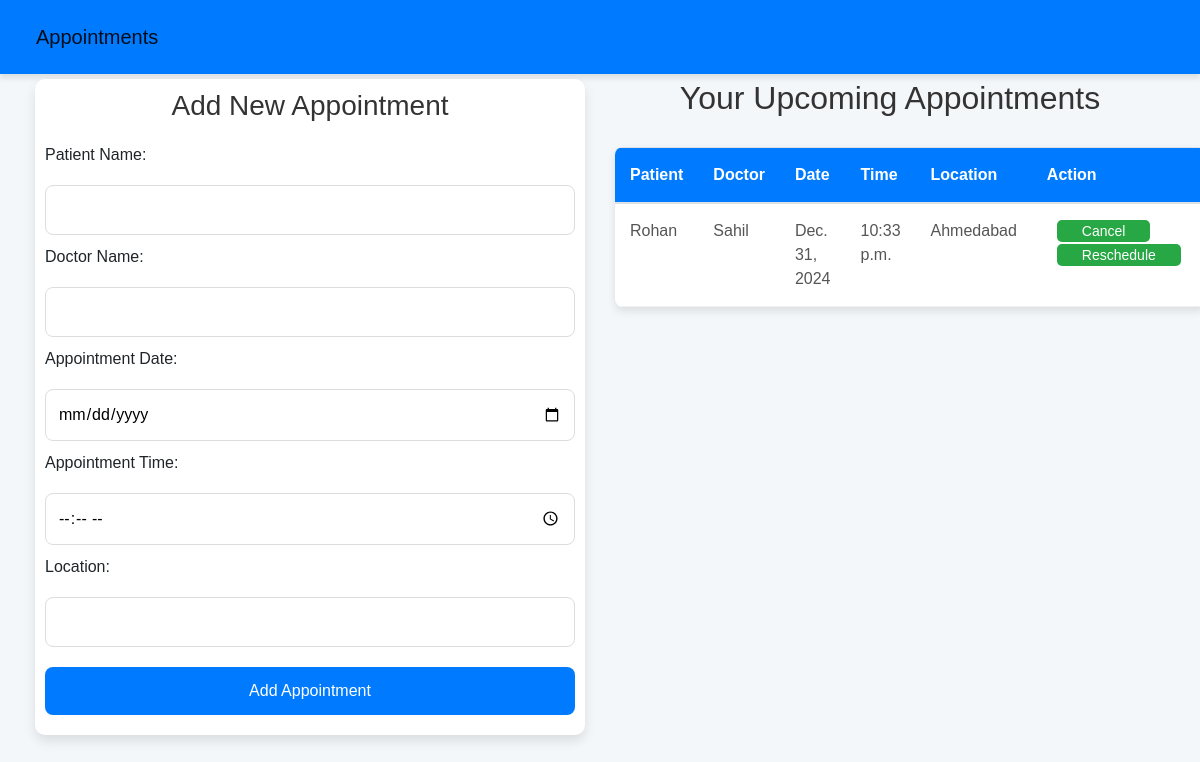
The app's page /users/appointments/, older data.
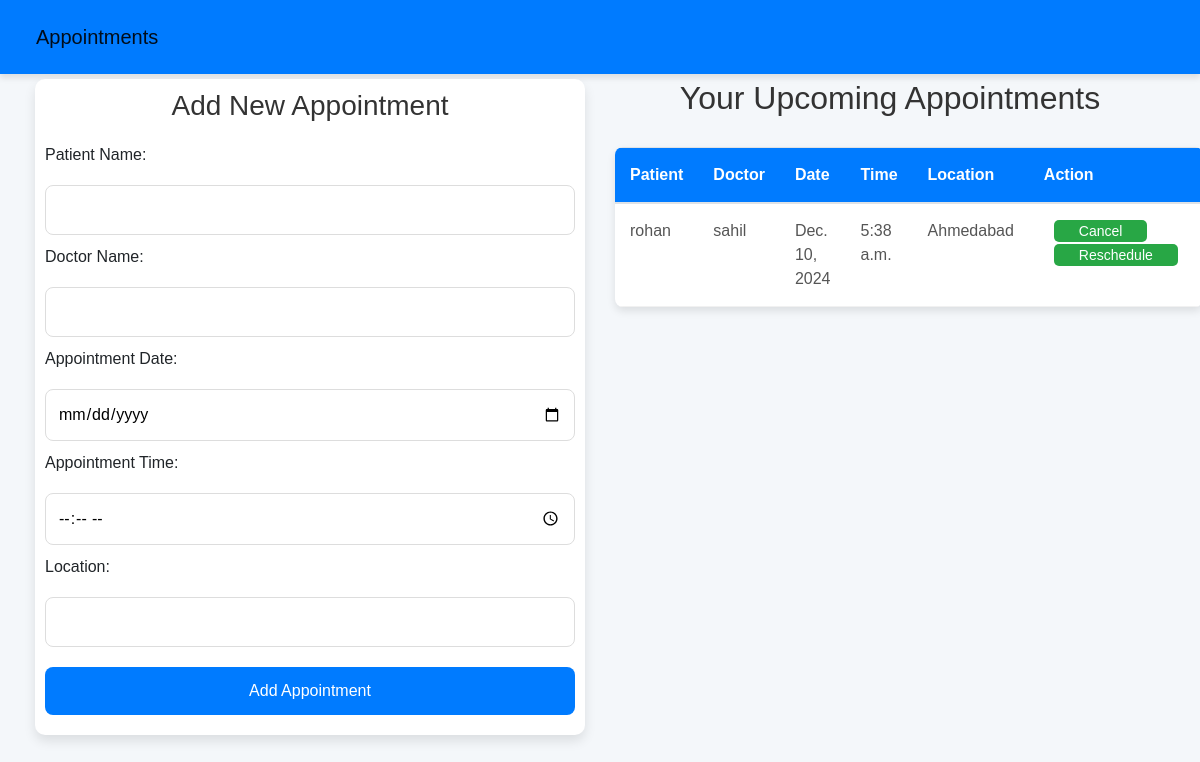
The same page, newer data.
### users/models.py (models this page shows, shortened)
class Appointment(models.Model):
    patient_name = models.CharField(max_length=100, default="Unknown")
    doctor_name = models.CharField(max_length=100)
    appointment_date = models.DateField()
    appointment_time = models.TimeField()
    location = models.CharField(max_length=255)

### users/views.py (the view)
# urls.py: path('appointments/', views.appointments, name='appointments'),
def appointments(request):
    if request.method == "POST":
        form = AppointmentForm(request.POST)
        if form.is_valid():
            form.save()
            return redirect('appointments')  # Redirect to the same page after saving the appointment
    else:
        form = AppointmentForm()
    appointments_list = Appointment.objects.all()
    return render(request, 'appointments.html', {'form': form, 'appointments': appointments_list})

### users/forms.py
class AppointmentForm(forms.ModelForm):
    class Meta:
        model = Appointment
        fields = ['patient_name','doctor_name', 'appointment_date', 'appointment_time', 'location']
        widgets = {
            'appointment_date': forms.DateInput(attrs={'type': 'date'}),
            'appointment_time': forms.TimeInput(attrs={'type': 'time'}),
        }

### templates/users/appointments.html (shortened to what this page needs)
<!DOCTYPE html>
<html lang="en">
<head>
    <link href="https://stackpath.bootstrapcdn.com/bootstrap/4.5.2/css/bootstrap.min.css" rel="stylesheet">
</head>
<body>
    <nav class="navbar navbar-expand-lg navbar-light">
        <a class="navbar-brand" href="#">Appointments</a>
    </nav>
    <div class="container">
        <div class="row">
            <div class="col-md-6">
                <div class="appointment-form">
                    <h3>Add New Appointment</h3>
                    <form method="POST">
                        <label for="patient_name">Patient Name:</label>
                        <input type="text" id="patient_name" name="patient_name" required>
                        <label for="doctor_name">Doctor Name:</label>
                        <input type="text" id="doctor_name" name="doctor_name" required>
                        <label for="appointment_date">Appointment Date:</label>
                        <input type="date" id="appointment_date" name="appointment_date" required>
                        <label for="appointment_time">Appointment Time:</label>
                        <input type="time" id="appointment_time" name="appointment_time" required>
                        <label for="location">Location:</label>
                        <input type="text" id="location" name="location" required>
                        <button type="submit" class="btn btn-primary">Add Appointment</button>
                    </form>
                </div>
            </div>
            <div class="col-md-6">
                <h2>Your Upcoming Appointments</h2>
                <table class="appointments-table table">
                    <thead>
                        <tr>
                            <th>Patient</th>
                            <th>Doctor</th>
                            <th>Date</th>
                            <th>Time</th>
                            <th>Location</th>
                            <th>Action</th>
                        </tr>
                    </thead>
                    <tbody>
                        {% for appointment in appointments %}
                            <tr>
                                <td>{{ appointment.patient_name }}</td>
                                <td>{{ appointment.doctor_name }}</td>
                                <td>{{ appointment.appointment_date }}</td>
                                <td>{{ appointment.appointment_time }}</td>
                                <td>{{ appointment.location }}</td>
                                <td class="action-btns">
                                    <a href="{% url 'cancel_appointment' appointment.id %}">Cancel</a>
                                    <a href="{% url 'reschedule_appointment' appointment.id %}">Reschedule</a>
                                </td>
                            </tr>
                        {% empty %}
                            <tr>
                                <td colspan="6">No appointments found</td>
                            </tr>
                        {% endfor %}
                    </tbody>
                </table>
            </div>
        </div>
    </div>
</body>
</html>

### templates/users/appointments.html (style rules this page uses)
body { font-family: 'Arial', sans-serif; background-color: #f4f7fa; margin: 0; padding: 0; }
.navbar { background-color: #007bff; color: white; box-shadow: 0 4px 6px rgba(0, 0, 0, 0.1); }
.navbar a { color: white; text-decoration: none; padding: 14px 20px; text-align: center; transition: background-color 0.3s ease; }
.container { padding: 5px; }
h2, h3 { color: #333; text-align: center; margin-bottom: 20px; }
.appointment-form { background-color: white; border-radius: 10px; box-shadow: 0 6px 12px rgba(0, 0, 0, 0.1); padding: 10px; max-width: 600px; margin: 0 auto; }
.appointment-form input, .appointment-form select, .appointment-form button { width: 100%; padding: 12px; margin: 10px 0; border-radius: 8px; border: 1px solid #ddd; font-size: 16px; transition: all 0.3s ease; }
.appointment-form button { background-color: #007bff; color: white; font-size: 16px; cursor: pointer; border: none; transition: background-color 0.3s ease; }
.appointments-table { background-color: white; border-radius: 8px; box-shadow: 0 4px 8px rgba(0, 0, 0, 0.1); overflow: hidden; margin-top: 30px; border-collapse: collapse; width: 100%; }
.appointments-table th, .appointments-table td { padding: 15px; text-align: left; border-bottom: 1px solid #f1f1f1; }
.appointments-table th { background-color: #007bff; color: white; font-weight: 600; }
.appointments-table td { color: #555; }
.action-btns { text-align: center; }
.action-btns a { padding: 3px 25px; margin: 10px; background-color: #28a745; color: white; border-radius: 5px; text-decoration: none; font-size: 14px; transition: background-color 0.3s ease; }

Row changes from the older to the newer data that the page shows:
removed Appointment: patient_name "Rohan", doctor_name "Sahil", appointment_date "Dec. 31, 2024", appointment_time "10:33 p.m.", location "Ahmedabad"
added Appointment: patient_name "rohan", doctor_name "sahil", appointment_date "Dec. 10, 2024", appointment_time "5:38 a.m.", location "Ahmedabad"
